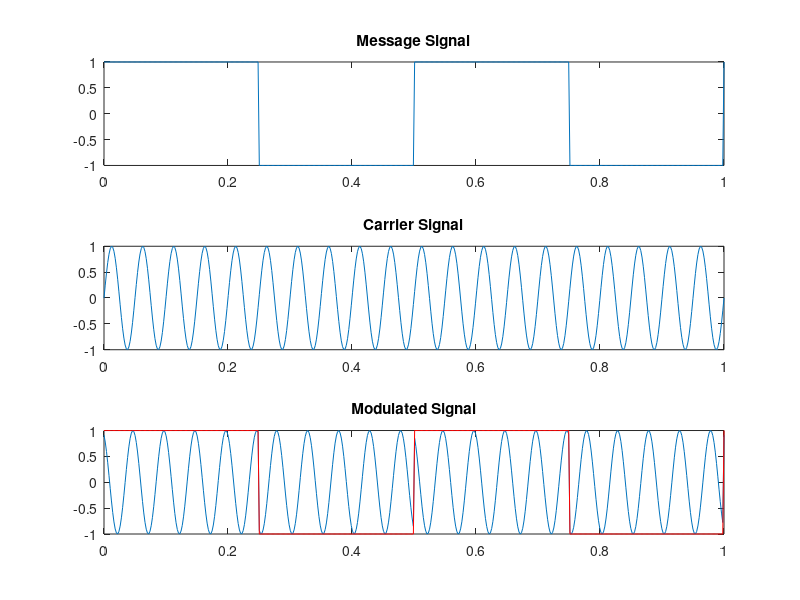

MATLAB code to generate this figure:
% =============================================================================
%
%  Copyright (c) 2017 Sujaykumar.Hublikar <hello@sujaykumarh.com>
%  
%  Licensed under the Apache License, Version 2.0 (the "License");
%  you may not use this file except in compliance with the License.
%  You may obtain a copy of the License at
%  
%      http://www.apache.org/licenses/LICENSE-2.0
%  
%  Unless required by applicable law or agreed to in writing, software
%  distributed under the License is distributed on an "AS IS" BASIS,
%  WITHOUT WARRANTIES OR CONDITIONS OF ANY KIND, either express or implied.
%  See the License for the specific language governing permissions and
%  limitations under the License.
%
% =============================================================================



% Refrence "An Introduction to Analog and Digital Communications" by Simon Haykin   ISBN: 81-265-0932-5


% ==================================================
% Octave program to illustrate Phase modulation
% ==================================================



% Init by cleariing workspace
clc; clear all; close all;


% Load Singal and Control packages
pkg load signal
pkg load control


ROWS = 3; % Subplot ROWS
COLS = 1; % Subplot COLS

t = linspace(0, 1, 500); % Time


% ====================
% Signal Generator
% ====================

function sig = SignalGen(am, theta)
% generates a signal for Am*sin(theta)

sig = am * sin(theta);

endfunction



% ====================
% Message Signal
% ====================

fm = 2; % Mesage frequency in Hz
Am = 1; % Mesage amplitude
thetaM = 2 * pi * fm * t; % Theta argument for SignalGen

m = Am*square(2*pi*fm*t); % Message signal

% plot Message signal
subplot(ROWS, COLS, 1);
plot(t, m);
title("Message Signal");




% ====================
% Carrier Signal
% ====================

fc = 20; % Carrier frequency in Hz
Ac = 1; % Carrier Amplitude
thetaC = 2 * pi * fc * t; % Theta argument for SignalGen

c = SignalGen(Ac, thetaC); % Carrier signal

% plot Carrier signal
subplot(ROWS, COLS, 2);
plot(t, c);
title("Carrier Signal");





% ====================
% Phase Modulation
% ====================

beta = 2*fc / fc; % beta = del f / fm

thetaMod = thetaC + (beta*m);

x = SignalGen(Ac, thetaMod); % Modulated signal

% plot Modulated signal
subplot(ROWS, COLS, 3);
plot(t, x, t, m, 'r');
title("Modulated Signal");
